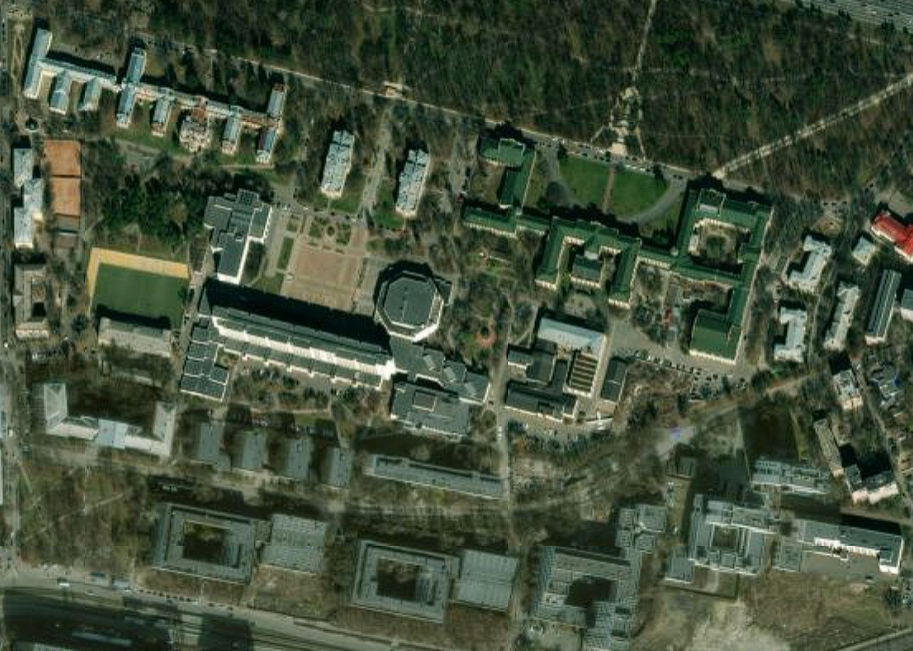
#> input picture Computer Vision/Satellite-Image-Analysis-CV/kpi_campus.png, 913 x 651 px
$ python lab2_task_2.py
#> lines starting #> are read from the running program, lines starting #| are printed output that depends on the picture; after the words box and inside, x2 and y2 are one past the last pixel; in counts of white or black regions, pixels touching at a corner belong together
import cv2
import matplotlib
matplotlib.use("TkAgg")
import matplotlib.pyplot as plt

# Завантаження зображення
image = cv2.imread("kpi_campus.png")
#> image is the input picture: shape (651, 913, 3); mean B, G, R 59.7, 80.1, 67.3
gray = cv2.cvtColor(image, cv2.COLOR_BGR2GRAY)
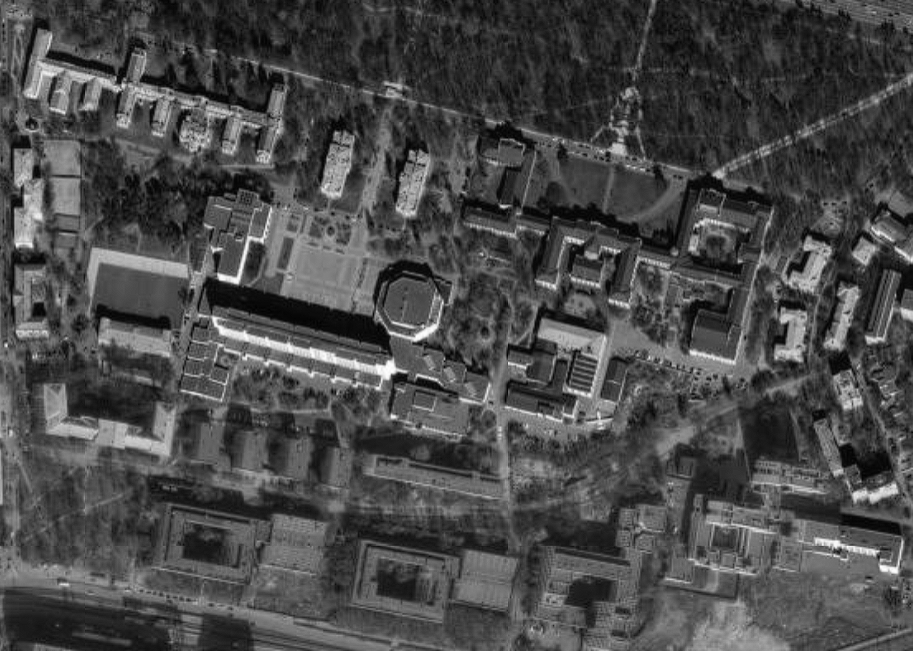
#> gray: shape (651, 913); min 0, max 254, mean 74

# --- Бінаризація (Отсу) ---
_, thresh = cv2.threshold(gray, 0, 255, cv2.THRESH_BINARY + cv2.THRESH_OTSU)
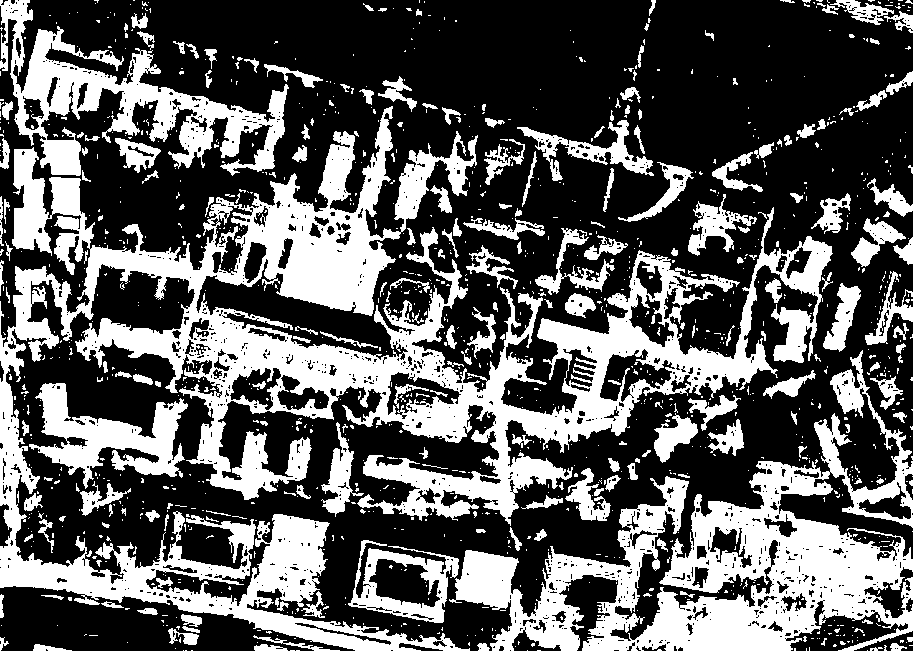
#> thresh: shape (651, 913); 35.8% white; 1249 white regions (1035 under 20 px)

# --- Пошук контурів ---
contours, _ = cv2.findContours(thresh, cv2.RETR_EXTERNAL, cv2.CHAIN_APPROX_SIMPLE)
#> contours = 1174 contours, 1030 with area under 20; largest, box (x1, y1, x2, y2) and area: (0, 106, 833, 651) 113180, (449, 350, 913, 651) 44568, (0, 0, 289, 176) 14938, (29, 383, 188, 489) 6576, (348, 540, 459, 623) 5306

# --- Фільтрація контурів ---
buildings = []
for cnt in contours:
    area = cv2.contourArea(cnt)
    x, y, w, h = cv2.boundingRect(cnt)
    aspect_ratio = w / float(h)

    if area > 300 and 0.2 < aspect_ratio < 5.0:
        buildings.append((x, y, w, h))
        cv2.rectangle(image, (x, y), (x + w, y + h), (0, 255, 0), 2)
#> this loop made 1174 passes
#> (area, x, y, w, h, aspect_ratio) on passes 19 to 21: (132.5, 254, 644, 34, 7, 4.86), (110.5, 33, 644, 39, 7, 5.57), (62.5, 890, 643, 17, 8, 2.12)
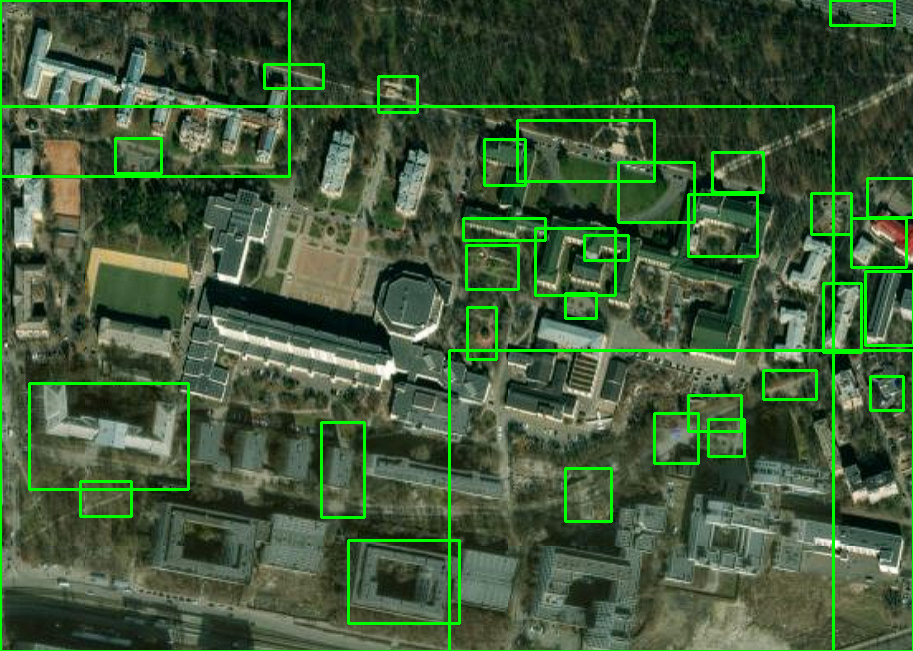
#> image: shape (651, 913, 3); 4.91% of pixels changed, all inside (x1, y1, x2, y2) = (0, 0, 913, 651)
#> after the loop, buildings = 33 items, first 6: (348, 540, 111, 83), (80, 481, 51, 35), (565, 468, 46, 53), (321, 422, 43, 95), (708, 419, 36, 37), (654, 413, 44, 50)

plt.figure(figsize=(15, 5))

plt.subplot(1, 3, 1)
plt.title("Gray")
plt.imshow(gray, cmap="gray")
plt.axis("off")

plt.subplot(1, 3, 2)
plt.title("Threshold (Otsu)")
plt.imshow(thresh, cmap="gray")
plt.axis("off")

plt.subplot(1, 3, 3)
plt.title(f"Detected Buildings: {len(buildings)}")
plt.imshow(cv2.cvtColor(image, cv2.COLOR_BGR2RGB))
plt.axis("off")

plt.show()
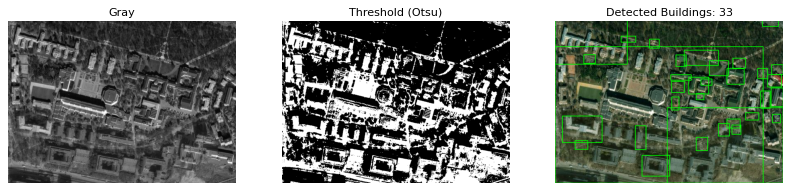
#> figure drawn by matplotlib, 3 panels
